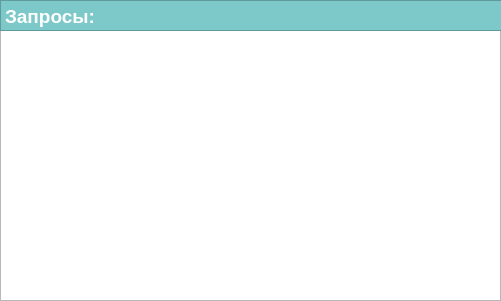
<?xml version="1.0" encoding="UTF-8"?>
<ui version="4.0">
 <class>Form</class>
 <widget class="QWidget" name="Form">
  <property name="geometry">
   <rect>
    <x>0</x>
    <y>0</y>
    <width>501</width>
    <height>301</height>
   </rect>
  </property>
  <property name="windowTitle">
   <string>Form</string>
  </property>
  <widget class="QWidget" name="verticalLayoutWidget">
   <property name="geometry">
    <rect>
     <x>0</x>
     <y>30</y>
     <width>501</width>
     <height>271</height>
    </rect>
   </property>
   <layout class="QVBoxLayout" name="verticalLayout">
    <item>
     <widget class="QTableView" name="tableView"/>
    </item>
   </layout>
  </widget>
  <widget class="QTextBrowser" name="textBrowser_2">
   <property name="geometry">
    <rect>
     <x>0</x>
     <y>0</y>
     <width>521</width>
     <height>31</height>
    </rect>
   </property>
   <property name="styleSheet">
    <string notr="true">background-color: rgb(125, 200, 200);
</string>
   </property>
   <property name="html">
    <string>&lt;!DOCTYPE HTML PUBLIC &quot;-//W3C//DTD HTML 4.0//EN&quot; &quot;http://www.w3.org/TR/REC-html40/strict.dtd&quot;&gt;
&lt;html&gt;&lt;head&gt;&lt;meta name=&quot;qrichtext&quot; content=&quot;1&quot; /&gt;&lt;style type=&quot;text/css&quot;&gt;
p, li { white-space: pre-wrap; }
&lt;/style&gt;&lt;/head&gt;&lt;body style=&quot; font-family:'MS Shell Dlg 2'; font-size:8.25pt; font-weight:400; font-style:normal;&quot;&gt;
&lt;p style=&quot; margin-top:0px; margin-bottom:0px; margin-left:0px; margin-right:0px; -qt-block-indent:0; text-indent:0px;&quot;&gt;&lt;span style=&quot; font-size:14pt; font-weight:600; color:#ffffff;&quot;&gt;Запросы:&lt;/span&gt;&lt;/p&gt;&lt;/body&gt;&lt;/html&gt;</string>
   </property>
  </widget>
 </widget>
 <resources/>
 <connections/>
</ui>
